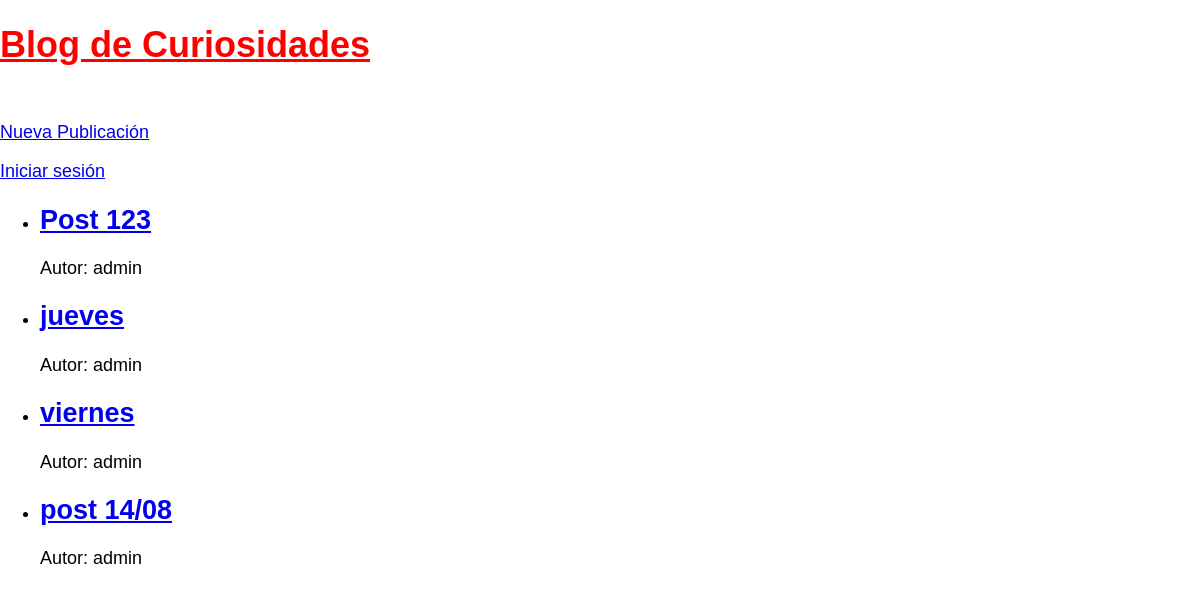
The page / on the database its author committed.
### blog/models.py (models this page shows, shortened)
class Post(models.Model):
    title = models.CharField(max_length=200)
    content = models.TextField()
    author = models.ForeignKey('auth.User', on_delete=models.CASCADE)
    created_at = models.DateTimeField(auto_now_add=True)
    updated_at = models.DateTimeField(auto_now=True)

### blog/views.py (the view)
# urls.py: path('', PostListView.as_view(), name='post_list'),
class PostListView(ListView):
    model = Post
    template_name = 'posts_list.html'

### templates/posts_list.html
{% extends "_base.html" %}
{% block content %}
    <ul>
        {% for post in post_list %}
            <li>
                <h2><a href="{% url 'post_detail' post.pk %}">{{ post.title }}</a></h2>
                <p>Autor: {{ post.author }}</p>
            </li>
        {% endfor %}
    </ul>
{% endblock content %}

### static/css/base.css (style rules this page uses)
body { font-family: 'Source Sans Pro', sans-serif; margin: 0; padding: 0; font-size: 18px; }

### rows shown on the page
Post: title "Post 123", author "admin"
Post: title "jueves", author "admin"
Post: title "viernes", author "admin"
Post: title "post 14/08", author "admin"
